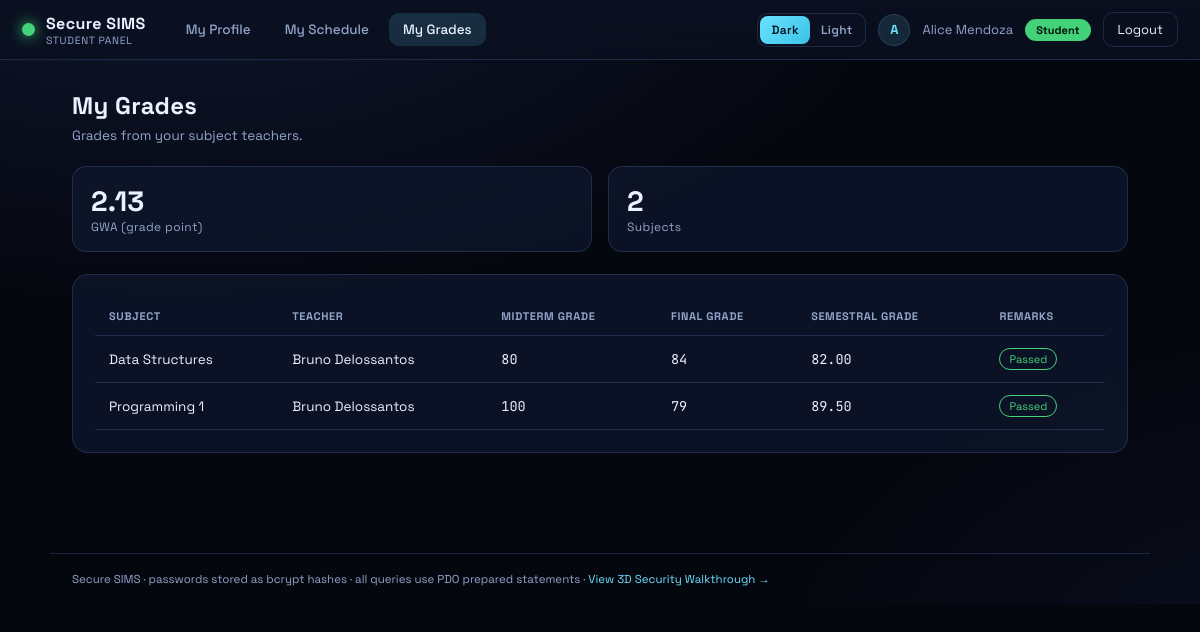
The page /student/grades.php (signed in) on the database its author committed.
### tables this page shows
CREATE TABLE `app_settings` (
  `setting_key`   VARCHAR(64)  NOT NULL,
  `setting_value` VARCHAR(255) NOT NULL,
  PRIMARY KEY (`setting_key`)
);

CREATE TABLE `grades` (
  `id`             INT UNSIGNED NOT NULL AUTO_INCREMENT,
  `student_id`     INT UNSIGNED NOT NULL,
  `teacher_id`     INT UNSIGNED NOT NULL,
  `offering_id`    INT UNSIGNED NULL,
  `subject`        VARCHAR(80)  NOT NULL,
  `quiz_scores`    LONGTEXT     NULL,    
  `activity_scores`LONGTEXT     NULL,    
  `midterm`        DECIMAL(7,2) NOT NULL DEFAULT 0,
  `midterm_max`    DECIMAL(7,2) NOT NULL DEFAULT 100.00,
  `final_exam`     DECIMAL(7,2) NOT NULL DEFAULT 0,
  `final_exam_max` DECIMAL(7,2) NOT NULL DEFAULT 100.00,
  `quiz_avg`       DECIMAL(5,2) NOT NULL DEFAULT 0,
  `activity_avg`   DECIMAL(5,2) NOT NULL DEFAULT 0,
  `final_grade`    DECIMAL(5,2) NOT NULL DEFAULT 0,
  `grade_point`    DECIMAL(4,2) NULL DEFAULT NULL,
  `remark`         VARCHAR(40)  NOT NULL DEFAULT 'N/A',
  `updated_at`     DATETIME NOT NULL DEFAULT CURRENT_TIMESTAMP ON UPDATE CURRENT_TIMESTAMP,
  PRIMARY KEY (`id`),
  UNIQUE KEY `uq_grade_student_subject` (`student_id`, `subject`),
  KEY `idx_grades_offering` (`offering_id`),
  CONSTRAINT `fk_grade_student` FOREIGN KEY (`student_id`) REFERENCES `users`(`id`) ON DELETE CASCADE,
  CONSTRAINT `fk_grade_teacher` FOREIGN KEY (`teacher_id`) REFERENCES `users`(`id`) ON DELETE CASCADE
);

### includes/bootstrap.php (called while the page is built, shortened)
<?php
function db(): PDO
{
    static $pdo = null;
    if ($pdo === null) {
        $pdo = db_connect();
    }
    return $pdo;
}
function e($v): string
{
    return htmlspecialchars((string)$v, ENT_QUOTES, 'UTF-8');
}
function csrf_token(): string
{
    return $_SESSION['csrf'];
}
function csrf_field(): string
{
    return '<input type="hidden" name="csrf" value="' . csrf_token() . '">';
}
require_once __DIR__ . '/permissions.php';
require_once __DIR__ . '/theme.php';
require_once __DIR__ . '/avatar.php';
require_once __DIR__ . '/grading.php';
require_once __DIR__ . '/academics.php';

### includes/academics.php (called while the page is built, shortened)
<?php
function ensure_academics_schema(?PDO $pdo = null): void
{
    static $ready = false;
    if ($ready) {
        return;
    }
    $ready = true;
}

### includes/permissions.php (called while the page is built, shortened)
<?php
function ensure_rbac_schema(?PDO $pdo = null): void
{
    static $ready = false;
    if ($ready) {
        return;
    }
    $defaults = [
        'school_name'     => 'Secure SIMS',
        'school_year'     => '2025-2026',
        'support_email'   => 'admin@gmail.com',
        'login_message'   => 'Sign in with your username and school ID.',
        'records_locked'  => '0',
    ];
}
function app_setting(string $key, string $default = ''): string
{
    $stmt = db()->prepare('SELECT setting_value FROM app_settings WHERE setting_key = :k');
    $stmt->execute([':k' => $key]);
    $row = $stmt->fetch();
    return $row ? (string)$row['setting_value'] : $default;
}
function permissions_for(string $roleCode): array
{
    static $cache = [];
    if (isset($cache[$roleCode])) {
        return $cache[$roleCode];
    }
    $stmt = db()->prepare(
        'SELECT p.code
         FROM role_permissions rp
         JOIN roles r ON r.id = rp.role_id
         JOIN permissions p ON p.id = rp.permission_id
         WHERE r.code = :c
         ORDER BY p.sort_order, p.id'
    );
    $stmt->execute([':c' => $roleCode]);
    $cache[$roleCode] = $stmt->fetchAll(PDO::FETCH_COLUMN);
    return $cache[$roleCode];
}
function role_can(string $roleCode, string $perm): bool
{
    return in_array($perm, permissions_for($roleCode), true);
}
function require_access(string $role, string $perm): array
{
    $u = require_role($role);
    if (role_can($role, $perm)) {
        return $u;
    }
}
function nav_items_for(string $role): array
{
    if ($role === 'admin') {
        $items = [
            ['index.php', 'Blocks', 'dashboard'],
            ['academics.php', 'Colleges & Programs', 'academics'],
            ['teachers.php', 'Teachers', 'users'],
            ['students.php', 'Students', 'students'],
            ['reports.php', 'Reports', 'reports'],
            ['audit.php', 'Audit Logs', 'audit_log'],
            ['settings.php', 'Settings', 'roles'],
        ];
    } elseif ($role === 'student') {
        $items = [
            ['index.php', 'My Profile', 'profile'],
            ['schedule.php', 'My Schedule', 'profile'],
            ['grades.php', 'My Grades', 'grades'],
        ];
    } else {
        $items = [];
    }
    return array_values(array_filter($items, static function ($item) use ($role) {
        return role_can($role, $item[2]);
    }));
}

### includes/grading.php (called while the page is built, shortened)
<?php
function format_score_number($n): string
{
    $s = number_format((float)$n, 2, '.', '');
    return rtrim(rtrim($s, '0'), '.');
}
function exam_as_percent($score, $max = null): float
{
    $m = ($max === null || $max === '') ? 100.0 : (float)$max;
    return round(100.0 * (float)$score / $m, 2);
}

### student/grades.php (the view, shortened to what this page needs)
<?php
require_once __DIR__ . '/../includes/auth.php';
require_once __DIR__ . '/../includes/layout.php';
$user = require_access('student', 'grades');
$pdo = db();
$stmt = $pdo->prepare(
    'SELECT g.*, CONCAT(t.first_name," ",t.last_name) AS teacher_name,
            o.name AS section_name, s.code AS subject_code
     FROM grades g
     LEFT JOIN users t ON t.id = g.teacher_id
     LEFT JOIN subject_offerings o ON o.id = g.offering_id
     LEFT JOIN subjects s ON s.id = o.subject_id
     WHERE g.student_id = :id
     ORDER BY g.subject'
);
$stmt->execute([':id' => (int)$user['id']]);
$grades = $stmt->fetchAll();
$points = [];
foreach ($grades as $g) {
    if ($g['grade_point'] !== null && $g['grade_point'] !== '') {
        $points[] = (float)$g['grade_point'];
    } else {
        [$p] = map_percent_to_scale((float)$g['final_grade']);
        $points[] = $p;
    }
}
$gwa = $points ? round(array_sum($points) / count($points), 2) : null;
render_header('My Grades', $user);
?>
<div class="page-head">
  <div><h1 class="page-title">My Grades</h1>
  <p class="page-desc">Grades from your subject teachers.
  </p></div>
</div>
<?php if ($gwa !== null): ?>
<div class="stat-row">
  <div class="stat"><div class="num" data-testid="gwa"><?= e(number_format($gwa, 2)) ?></div><div class="lbl">GWA (grade point)</div></div>
  <div class="stat"><div class="num"><?= count($grades) ?></div><div class="lbl">Subjects</div></div>
</div>
<?php endif; ?>
<div class="card">
  <?php if ($grades): ?>
  <table class="table" data-testid="grades-table">
    <thead>
      <tr>
        <th>Subject</th>
        <th>Teacher</th>
        <th>Midterm Grade</th>
        <th>Final Grade</th>
        <th>Semestral Grade</th>
        <th>Remarks</th>
      </tr>
    </thead>
    <tbody>
    <?php foreach ($grades as $g):
      $remark = $g['remark'];
      $sem = (float)$g['final_grade'];
      $isFail = strcasecmp((string)$remark, 'Failed') === 0 || $sem < PASSING_GRADE;
      $subj = $g['subject'];
    ?>
      <tr data-testid="grade-row">
        <td><?= e($subj) ?><?php if (!empty($g['section_name'])): ?> <span class="help">(<?= e($g['section_name']) ?>)</span><?php endif; ?></td>
        <td><?= e($g['teacher_name'] ?: '—') ?></td>
        <td class="mono"><?= e(format_score_number(exam_as_percent($g['midterm'], $g['midterm_max'] ?? 100))) ?></td>
        <td class="mono"><?= e(format_score_number(exam_as_percent($g['final_exam'], $g['final_exam_max'] ?? 100))) ?></td>
        <td class="mono" style="<?= $isFail ? 'color:#FF0000;font-weight:600' : '' ?>"><?= e(number_format($sem, 2)) ?></td>
        <td><span class="tag <?= $isFail ? 'tag--fail' : 'tag--pass' ?>"><?= e($remark) ?></span></td>
      </tr>
    <?php endforeach; ?>
    </tbody>
  </table>
  <?php else: ?>
    <p class="empty">No grades have been posted yet.</p>
  <?php endif; ?>
</div>
<?php render_footer(); ?>

### includes/layout.php (shortened to what this page needs)
<?php
function render_header(string $title, array $user): void
{
    $role = $user['role'];
    $name = trim(($user['first_name'] ?? '') . ' ' . ($user['last_name'] ?? ''));
    $brand = app_setting('school_name', 'Secure SIMS');
    $nav = nav_items_for($role);
    $current = basename($_SERVER['SCRIPT_NAME']);
    echo '<!DOCTYPE html><html lang="en" data-theme="' . e(current_theme()) . '"><head>';
    $cssVer = @filemtime(__DIR__ . '/../css/app.css') ?: time();
    echo '<link rel="stylesheet" href="../css/app.css?v=' . (int)$cssVer . '">';
    echo '</head><body data-testid="app-body">';
    echo '<header class="app-top" data-testid="app-topbar">';
    echo '<div class="app-brand"><span class="app-dot app-dot--' . e($role) . '"></span>';
    echo '<div><div class="app-brand-title">' . e($brand) . '</div>';
    echo '<div class="app-brand-sub">' . e(ucfirst($role)) . ' Panel</div></div></div>';
    echo '<nav class="app-nav" data-testid="app-nav">';
    foreach ($nav as $item) {
        $active = $item[0] === $current ? ' active' : '';
        echo '<a class="nav-link' . $active . '" data-testid="nav-' . e(strtolower(preg_replace('/\s+/', '-', $item[1]))) . '" href="' . e($item[0]) . '">' . e($item[1]) . '</a>';
    }
    echo '</nav>';
    echo '<div class="app-user">';
    echo theme_switch_form('../theme.php');
    echo avatar_img_tag($user['avatar'] ?? null, $name, 'avatar avatar--sm');
    echo '<span class="app-user-name" data-testid="current-user">' . e($name) . '</span>';
    echo '<span class="role-pill role-pill--' . e($role) . '">' . e(ucfirst($role)) . '</span>';
    echo '<a class="btn-out" data-testid="logout-btn" href="../logout.php">Logout</a></div>';
    echo '</header>';
    echo '<main class="app-main">';
}
function render_footer(): void
{
    echo '</main>';
    echo '<footer class="app-foot">Secure SIMS · passwords stored as bcrypt hashes · all queries use PDO prepared statements · ';
    echo '<a href="../walkthrough.php">View 3D Security Walkthrough →</a></footer>';
    echo '</body></html>';
}

### css/app.css (style rules this page uses)
:root { --admin:#ff4d5e; --teacher:#4d9bff; --student:#43d17a; --accent:#6be1ff; --accent-2:#c98bff; --danger:#ff5470; --ok:#43d17a; --warn:#ffcf5c; --bg-0:#05070f; --bg-1:#0a1020; --bg-2:#0f1830; --panel:rgba(16,24,46,.72); --panel-solid:#0e1730; --brd:rgba(120,160,255,.18); --ink:#eaf1ff; --ink-dim:#93a4c9; --topbar:linear-gradient(to bottom,rgba(10,16,32,.95),rgba(10,16,32,.75)); --card-shadow:0 30px 80px rgba(0,0,0,.5); --nav-hover:rgba(120,160,255,.08); --nav-active:rgba(107,225,255,.14); --table-hover:rgba(120,160,255,.05); --danger-ink:#ffb3c0; --ok-ink:#c9f7dc; --err-ink:#ffd9df; --flash-ok-bg:rgba(67,209,122,.12); --flash-err-bg:rgba(255,84,112,.12); --btn-grad:linear-gradient(135deg,var(--accent),#39c3e6); --btn-shadow:0 10px 28px rgba(107,225,255,.35); --ease:cubic-bezier(.22,.61,.36,1); color-scheme:dark; }
* { box-sizing:border-box; }
html,body { margin:0;min-height:100%;background:var(--bg-0);color:var(--ink); font-family:"Space Grotesk",system-ui,sans-serif; }
body { background: radial-gradient(1200px 600px at 15% -10%,var(--bg-2),transparent 60%), radial-gradient(1000px 700px at 110% 120%,var(--bg-1),transparent 55%), var(--bg-0); }
a { color:var(--accent);text-decoration:none; }
.app-top { position:sticky;top:0;z-index:20;display:flex;align-items:center;gap:20px; padding:12px 22px;background:var(--topbar); border-bottom:1px solid var(--brd);backdrop-filter:blur(14px); }
.app-brand { display:flex;align-items:center;gap:11px; }
.app-dot { width:13px;height:13px;border-radius:50%;background:var(--accent);box-shadow:0 0 14px var(--accent); }
.app-dot--student { background:var(--student);box-shadow:0 0 14px var(--student); }
.app-brand-title { font-size:16px;font-weight:700;letter-spacing:.4px; }
.app-brand-sub { font-size:10.5px;color:var(--ink-dim);letter-spacing:.6px;text-transform:uppercase; }
.app-nav { display:flex;gap:6px;margin-left:6px; }
.nav-link { padding:8px 14px;border-radius:10px;color:var(--ink-dim);font-size:13.5px;font-weight:500; transition:background .2s,color .2s; }
.nav-link.active { color:var(--ink);background:var(--nav-active); }
.app-user { margin-left:auto;display:flex;align-items:center;gap:12px; }
.app-user-name { font-size:13px;color:var(--ink-dim); }
.role-pill { font-size:11px;font-weight:700;padding:4px 11px;border-radius:999px;color:#04121a; }
.role-pill--student { background:var(--student);color:#04140a; }
.btn-out { padding:8px 14px;border:1px solid var(--brd);border-radius:10px;color:var(--ink); font-size:13px;transition:border-color .2s,background .2s; }
.app-main { max-width:1100px;margin:0 auto;padding:30px 22px 80px; }
.app-foot { max-width:1100px;margin:0 auto;padding:18px 22px;color:var(--ink-dim); font-size:11.5px;border-top:1px solid var(--brd); }
.page-head { display:flex;align-items:center;justify-content:space-between;gap:16px;margin-bottom:22px;flex-wrap:wrap; }
.page-title { margin:0;font-size:24px;letter-spacing:.3px; }
.page-desc { margin:6px 0 0;color:var(--ink-dim);font-size:13.5px; }
.card { background:var(--panel);border:1px solid var(--brd);border-radius:16px;padding:22px;margin-bottom:20px; }
.stat-row { display:flex;gap:16px;flex-wrap:wrap;margin-bottom:22px; }
.stat { flex:1;min-width:150px;background:var(--panel);border:1px solid var(--brd);border-radius:14px;padding:16px 18px; }
.stat .num { font-size:28px;font-weight:700; }
.stat .lbl { font-size:12px;color:var(--ink-dim);letter-spacing:.4px; }
.table { width:100%;border-collapse:collapse;font-size:13.5px; }
.table th,.table td { text-align:left;padding:12px 14px;border-bottom:1px solid var(--brd); vertical-align:middle; }
.table th { font-size:11px;letter-spacing:.6px;text-transform:uppercase;color:var(--ink-dim);white-space:nowrap; }
.mono { font-family:"JetBrains Mono",monospace; }
.tag { font-size:11px;padding:3px 9px;border-radius:999px;border:1px solid var(--brd);display:inline-block; }
.tag--pass { color:var(--ok);border-color:var(--ok); }

### rows shown on the page
app_settings: setting_value "Secure SIMS"
grades: subject "Data Structures", teacher_name "Bruno Delossantos", midterm+midterm_max "80", final_exam+final_exam_max "84", final_grade "82.00", remark "Passed"
grades: subject "Programming 1", teacher_name "Bruno Delossantos", midterm+midterm_max "100", final_exam+final_exam_max "79", final_grade "89.50", remark "Passed"

### other values the page prints
$role "STUDENT"
$item[1] "My Profile"
$item[1] "My Schedule"
$item[1] "My Grades"
$label "Dark"
$label "Light"
$initial "A"
$name "Alice Mendoza"
$role "Student"
$gwa "2.13"
count($grades) "2"
